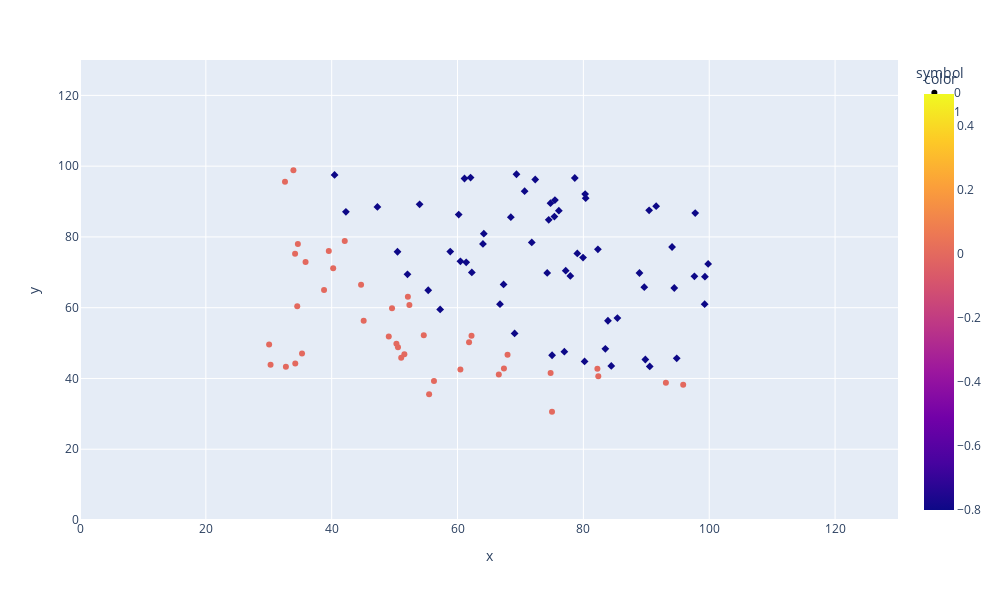

The notebook cell this image was saved under:
### Markdown cell above
## 1.1 可视化数据

把数据可视化

### Code cell
T = data[data['result'] == 1]
F = data[data['result'] == 0]

fig = px.scatter(x=data.exm1, y=data.exm2, symbol=data.result,color=(data.result*-0.8),height=600,width=1000)
fig.update_layout(xaxis = dict(range = [0,130]), yaxis = dict(range = [0,130]))
fig.show()

### Figure 1 — Plotly figure (JSON) as saved in the notebook; plotly's stock layout.template omitted (floating-point values rounded to 4 significant figures)
{"data": [{"hovertemplate": "symbol=0<br>x=%{x}<br>y=%{y}<br>color=%{marker.color}<extra></extra>", "legendgroup": "0", "marker": {"color": [0, 0, 0, 0, 0, 0, 0, 0, 0, 0, 0, 0, 0, 0, 0, 0, 0, 0, 0, 0, 0, 0, 0, 0, 0, 0, 0, 0, 0, 0, 0, 0, 0, 0, 0, 0, 0, 0, 0, 0], "coloraxis": "coloraxis", "symbol": "circle"}, "mode": "markers", "name": "0", "orientation": "v", "showlegend": true, "type": "scatter", "x": [34.62, 30.29, 35.85, 45.08, 95.86, 75.01, 39.54, 67.95, 67.37, 50.53, 34.21, 93.11, 61.83, 38.79, 52.11, 40.24, 54.64, 33.92, 74.79, 34.18, 51.55, 82.37, 51.05, 62.22, 34.52, 50.29, 49.59, 32.58, 35.29, 56.25, 30.06, 44.67, 66.56, 49.07, 32.72, 60.46, 82.23, 42.08, 52.35, 55.48], "xaxis": "x", "y": [78.02, 43.89, 72.9, 56.32, 38.23, 30.6, 76.04, 46.68, 42.84, 48.86, 44.21, 38.8, 50.26, 65.0, 63.13, 71.17, 52.21, 98.87, 41.57, 75.24, 46.86, 40.62, 45.82, 52.06, 60.4, 49.8, 59.81, 95.6, 47.02, 39.26, 49.59, 66.45, 41.09, 51.88, 43.31, 42.51, 42.72, 78.84, 60.77, 35.57], "yaxis": "y"}, {"hovertemplate": "symbol=1<br>x=%{x}<br>y=%{y}<br>color=%{marker.color}<extra></extra>", "legendgroup": "1", "marker": {"color": [-0.8, -0.8, -0.8, -0.8, -0.8, -0.8, -0.8, -0.8, -0.8, -0.8, -0.8, -0.8, -0.8, -0.8, -0.8, -0.8, -0.8, -0.8, -0.8, -0.8, -0.8, -0.8, -0.8, -0.8, -0.8, -0.8, -0.8, -0.8, -0.8, -0.8, -0.8, -0.8, -0.8, -0.8, -0.8, -0.8, -0.8, -0.8, -0.8, -0.8, -0.8, -0.8, -0.8, -0.8, -0.8, -0.8, -0.8, -0.8, -0.8, -0.8, -0.8, -0.8, -0.8, -0.8, -0.8, -0.8, -0.8, -0.8, -0.8, -0.8], "coloraxis": "coloraxis", "symbol": "diamond"}, "mode": "markers", "name": "1", "orientation": "v", "showlegend": true, "type": "scatter", "x": [60.18, 79.03, 61.11, 75.02, 76.1, 84.43, 82.31, 69.36, 53.97, 69.07, 70.66, 76.98, 89.68, 77.92, 62.27, 80.19, 61.38, 85.4, 52.05, 64.18, 83.9, 94.44, 77.19, 97.77, 62.07, 91.56, 79.94, 99.27, 90.55, 97.65, 74.25, 71.8, 75.4, 40.46, 80.28, 66.75, 64.04, 72.35, 60.46, 58.84, 99.83, 47.26, 50.46, 88.91, 94.83, 67.32, 57.24, 80.37, 68.47, 75.48, 78.64, 94.09, 90.45, 74.49, 89.85, 83.49, 42.26, 99.32, 55.34, 74.78], "xaxis": "x", "y": [86.31, 75.34, 96.51, 46.55, 87.42, 43.53, 76.48, 97.72, 89.21, 52.74, 92.93, 47.58, 65.8, 68.97, 69.95, 44.82, 72.81, 57.05, 69.43, 80.91, 56.31, 65.57, 70.46, 86.73, 96.77, 88.7, 74.16, 61.0, 43.39, 68.86, 69.82, 78.45, 85.76, 97.54, 92.12, 60.99, 78.03, 96.23, 73.09, 75.86, 72.37, 88.48, 75.81, 69.8, 45.69, 66.59, 59.51, 90.96, 85.59, 90.42, 96.65, 77.16, 87.51, 84.85, 45.36, 48.38, 87.1, 68.78, 64.93, 89.53], "yaxis": "y"}], "layout": {"coloraxis": {"colorbar": {"title": {"text": "color"}}, "colorscale": [[0, "#0d0887"], [0.1111, "#46039f"], [0.2222, "#7201a8"], [0.3333, "#9c179e"], [0.4444, "#bd3786"], [0.5556, "#d8576b"], [0.6667, "#ed7953"], [0.7778, "#fb9f3a"], [0.8889, "#fdca26"], [1, "#f0f921"]]}, "height": 600, "legend": {"title": {"text": "symbol"}, "tracegroupgap": 0}, "margin": {"t": 60}, "width": 1000, "xaxis": {"anchor": "y", "domain": [0, 1], "range": [0, 130], "title": {"text": "x"}}, "yaxis": {"anchor": "x", "domain": [0, 1], "range": [0, 130], "title": {"text": "y"}}}}
